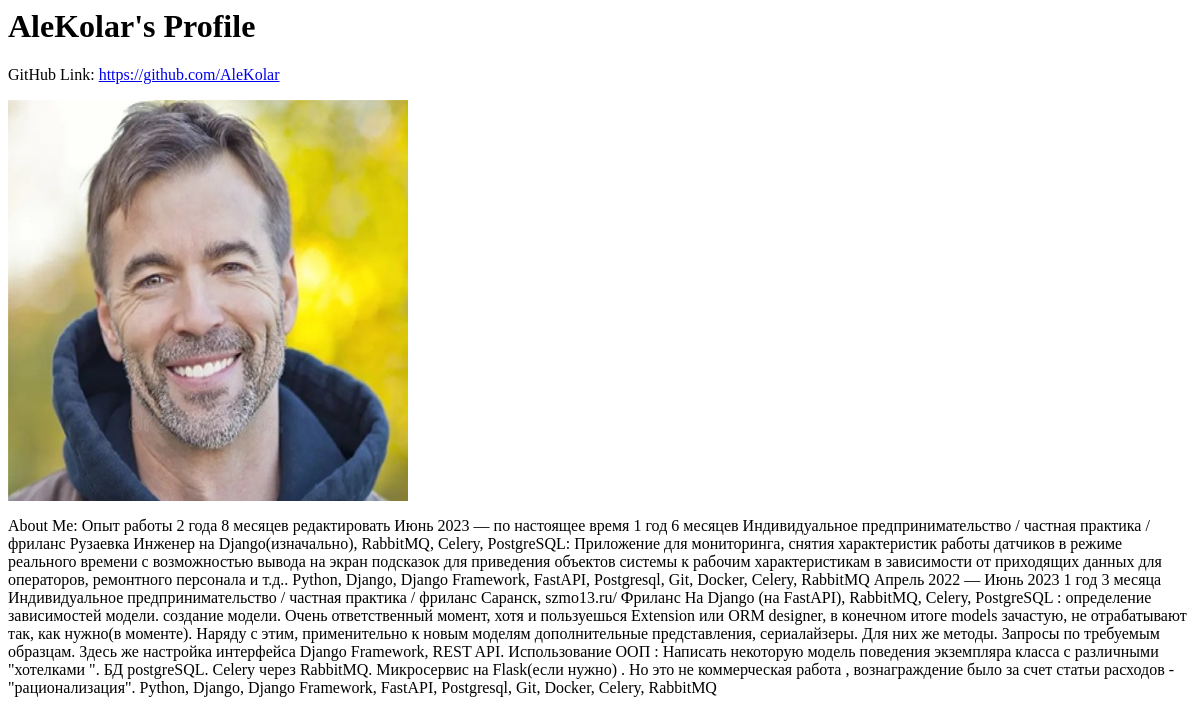
The page / on the database its author committed.
### portfolio/models.py (models this page shows, shortened)
class Profile(models.Model):
    user = models.OneToOneField(User, on_delete=models.CASCADE)
    github_link = models.URLField(max_length=200, blank=True, null=True)
    photo = models.ImageField(upload_to='media/', blank=True, null=True)
    about_me = models.TextField(blank=True)
    @property
    def github_profile_url(self):
        return f"https://github.com/{self.github_link}"

### portfolio/views.py (the view)
# urls.py: path('', profile_view, name='profile'),
def profile_view(request):
    profile = Profile.objects.first()
    context = {
        'profile': profile
    }
    return render(request, 'profile.html', context)

### templates/profile.html (shortened to what this page needs)
{% load static %}
{% block content %}
    <html lang="en">
    <head>
        {% load static %}
        <link rel="stylesheet" type="text/css" href="{% static 'styles.css' %}">
    </head>
    <body>
        <h1>{{ profile.user.username }}'s Profile</h1>
        <p>GitHub Link: <a href="{{ profile.github_profile_url }}">{{ profile.github_link }}</a></p>
        {% if profile.photo %}
            <img src="{{ profile.photo.url }}" alt="Profile Photo" class="profile-photo">
        {% else %}
            <p>No photo available</p>
        {% endif %}
        <p>About Me: {{ profile.about_me }}</p>
    </body>
    </html>
{% endblock %}

### rows shown on the page
Profile: user.username "AleKolar", github_link "https://github.com/AleKolar", photo (picture), about_me "Опыт работы 2 года 8 месяцев редактировать Июнь 2023 — по настоящее время 1 год 6 месяцев Индивидуальное предпринимательство / частная практика / фриланс Рузаевка Инженер на Django(изначально), RabbitMQ, Celery, PostgreSQL: Приложение для мониторинга, снятия характеристик работы датчиков в режиме реального времени с возможностью вывода на экран подсказок для приведения объектов системы к рабочим характеристикам в зависимости от приходящих данных для операторов, ремонтного персонала и т.д.. Python, Django, Django Framework, FastAPI, Postgresql, Git, Docker, Celery, RabbitMQ Апрель 2022 — Июнь 2023 1 год 3 месяца Индивидуальное предпринимательство / частная практика / фриланс Саранск,…"
